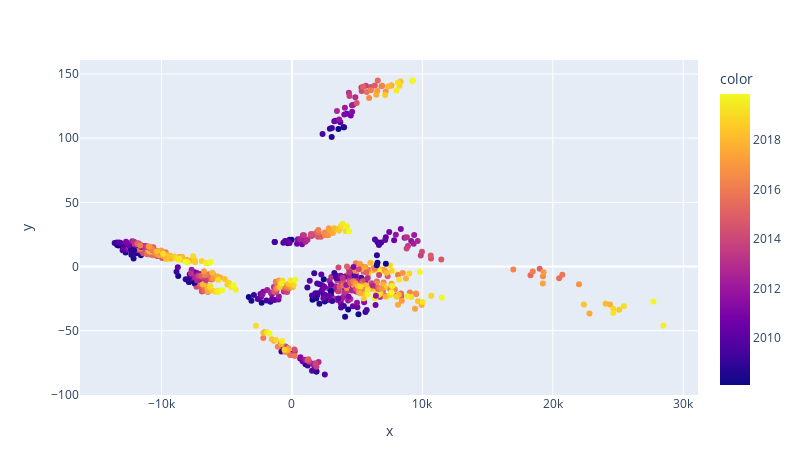

Notebook source saved alongside this figure:
### Code cell
'''
PCA
'''
X = big_data.values
y = labels

pca = PCA(n_components=2, svd_solver='full')
X_r = pca.fit_transform(X)

scatter2d(X_r, years, [0, 1])

### Figure 1 — Plotly figure (JSON) as saved in the notebook; plotly's stock layout.template omitted (floating-point values rounded to 4 significant figures; data arrays with more than 128 entries replaced by an {"elided": "..."} marker saying what was removed)
{"data": [{"hovertemplate": "x=%{x}<br>y=%{y}<br>color=%{marker.color}<extra></extra>", "legendgroup": "", "marker": {"color": {"elided": "720 float values"}, "coloraxis": "coloraxis", "symbol": "circle"}, "mode": "markers", "name": "", "orientation": "v", "showlegend": false, "type": "scatter", "x": {"elided": "720 float values"}, "xaxis": "x", "y": {"elided": "720 float values"}, "yaxis": "y"}], "layout": {"coloraxis": {"colorbar": {"title": {"text": "color"}}, "colorscale": [[0, "#0d0887"], [0.1111, "#46039f"], [0.2222, "#7201a8"], [0.3333, "#9c179e"], [0.4444, "#bd3786"], [0.5556, "#d8576b"], [0.6667, "#ed7953"], [0.7778, "#fb9f3a"], [0.8889, "#fdca26"], [1, "#f0f921"]]}, "height": 475, "legend": {"tracegroupgap": 0}, "margin": {"t": 60}, "width": 800, "xaxis": {"anchor": "y", "domain": [0, 1], "title": {"text": "x"}}, "yaxis": {"anchor": "x", "domain": [0, 1], "title": {"text": "y"}}}}
